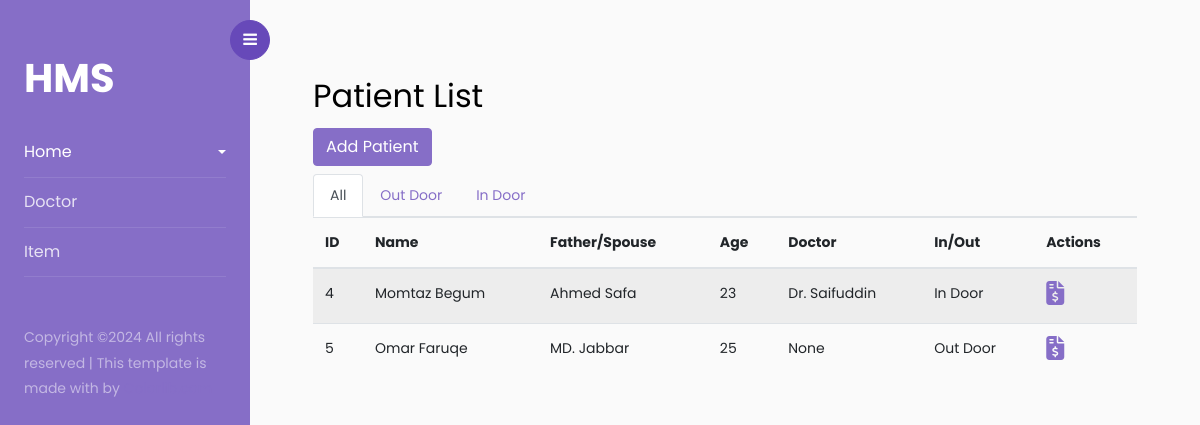
The page /patient/ on the database its author committed.
### bnh/models.py (models this page shows, shortened)
class Patient(models.Model):
    patient_type = models.CharField(max_length=50, choices=admit_type)
    name = models.CharField(max_length=120)
    father = models.CharField(max_length=120)
    mother = models.CharField(max_length=120, blank=True, null=True)
    gender = models.CharField(max_length=50, choices=gender_ch)
    village = models.CharField(max_length=120, blank=True, null=True)
    post = models.CharField(max_length=120, blank=True, null=True)
    police_station = models.CharField(max_length=120, blank=True, null=True)
    district = models.CharField(max_length=120, blank=True, null=True)
    ref_by = models.CharField(max_length=120, blank=True, null=True)
    doctor = models.ForeignKey(Doctor, on_delete=models.SET_NULL, null=True, blank=True)
    age =  models.IntegerField(default=0)
    mobile = models.CharField(max_length=50)
    bed_no = models.CharField(max_length=50, blank=True, null=True)
    cabin = models.CharField(max_length=50, blank=True, null=True)
    b_group = models.CharField(max_length=50, choices=b_group, blank=True, null=True)
    times_of_visit = models.IntegerField(default=0)
    admit_time = models.DateTimeField(auto_now=True)

class Doctor(models.Model):
    name = models.CharField(max_length=120)
    dc_degree = models.CharField(max_length=120)
    address = models.CharField(max_length=200)
    status = models.CharField(max_length=50, choices=dc_status)
    gender = models.CharField(max_length=50, choices=gender_ch)
    fees = models.IntegerField(blank=True, null=True)
    def __str__(self):
        return self.name

### bnh/views.py (the view)
# urls.py: path('patient/', patient_list, name='patient-list'),
def patient_list(request):
    filter_type = request.GET.get('type')
    if filter_type:
        patient_list = Patient.objects.filter(patient_type=filter_type)
    else:
        patient_list = Patient.objects.all()
    context = {
        'patient_list':patient_list
    }
    return render(request, 'patient_list.html', context)

### bnh/templates/patient_list.html (shortened to what this page needs)
{%extends 'base.html'%}
{% block content %}
<div class="container mt-4">
    <h2>Patient List</h2>
    <a href="{% url 'bnh:create-patient' %}" class="btn btn-primary mb-2" style="color:white;">
        Add Patient
    </a>
    <ul class="nav nav-tabs">
        <li class="nav-item">
          <a id="allFilter" class="nav-link" href="{% url 'bnh:patient-list' %}">All</a>
        </li>
        <li class="nav-item">
          <a id="outDoor" class="nav-link" href="{% url 'bnh:patient-list' %}?type=Out%20Door">Out Door</a>
        </li>
        <li class="nav-item">
          <a id="inDoor" class="nav-link" href="{% url 'bnh:patient-list' %}?type=In%20Door">In Door</a>
        </li>
      </ul>
    <table class="table table-striped">
        <thead>
            <tr>
                <th>ID</th>
                <th>Name</th>
                <th>Father/Spouse</th>
                <th>Age</th>
                <th>Doctor</th>
                <th>In/Out</th>
                <th>Actions</th>
            </tr>
        </thead>
        <tbody>
            {% for patient in patient_list %}
                <tr>
                    <td>{{ patient.id }}</td>
                    <td>{{ patient.name }}</td>
                    <td>{{ patient.father }}</td>
                    <td>{{ patient.age }}</td>
                    <td>{{ patient.doctor }}</td>
                    <td>{{ patient.patient_type }}</td>
                    <td><a href="{% url 'bnh:bill-list' patient.id %}"><i style="font-size: 1.5rem;" class="fa-solid fa-file-invoice-dollar"></i></a></td>
                </tr>
            {% endfor %}
        </tbody>
    </table>
</div>
{% endblock content %}

### rows shown on the page
Patient: id "4", name "Momtaz Begum", father "Ahmed Safa", age "23", doctor "Dr. Saifuddin", patient_type "In Door"
Patient: id "5", name "Omar Faruqe", father "MD. Jabbar", age "25", doctor "None", patient_type "Out Door"
